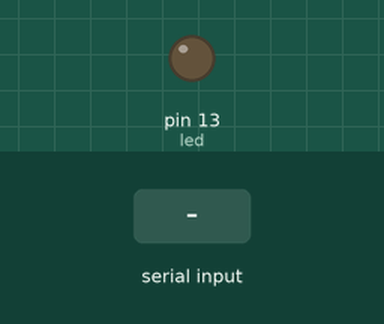
This sketch was run on a simulated Arduino Uno, built with avr-gcc and run on an emulated ATmega328P. On the bench: output pins drawn as LEDs (lit = HIGH). Dashed ring = blinking. The test bench sets the inputs (shaded band).

Above: at 1.2 s.
1.3 s: "1" received over Serial
At 1.55 s:
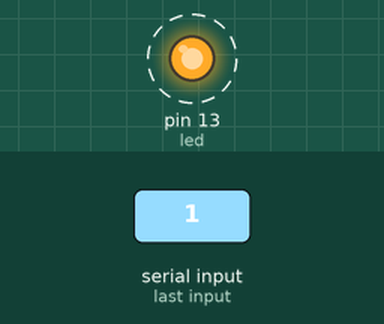
Timing chart, 0 to 10.3 s (numbered marks = the images above; inputs shaded):
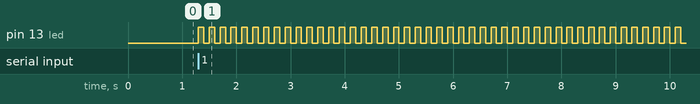

The sketch:

ex03_ch6_4_switch.ino
```cpp
#define led 13

int key;
int flash=0;
void setup()
{
  Serial.begin(9600);
  pinMode(led,OUTPUT);
  digitalWrite(led,LOW);
}
void loop()
{
  if (Serial.available()>0)
  {
      key = Serial.read();

      switch(key)
      {
        case '1':
          flash = 100;
          break;
        case '2':
          flash = 200;
          break;
        case '3':
          flash = 300;
          break;
        case '4':
          flash = 400;
          break;
        case '5':
          flash = 500;
          break;
        case '6':
          flash = 600;
          break;
        case '7':
          flash = 700;
          break;
        case '8':
          flash = 800;
          break;
        case '9':
          flash = 900;
          break;
        default:
          flash=0;
          digitalWrite(led,LOW);
      }
  }
  if(flash>=100 && flash<=900)
  {
    digitalWrite(led,HIGH);
    delay(flash);
    digitalWrite(led,LOW);
    delay(flash);
  }
}
```

Measured:
- after the input at 1.3 s, pin 13 (led): alternates HIGH for 0.10 s and LOW for 0.10 s, starting at once
